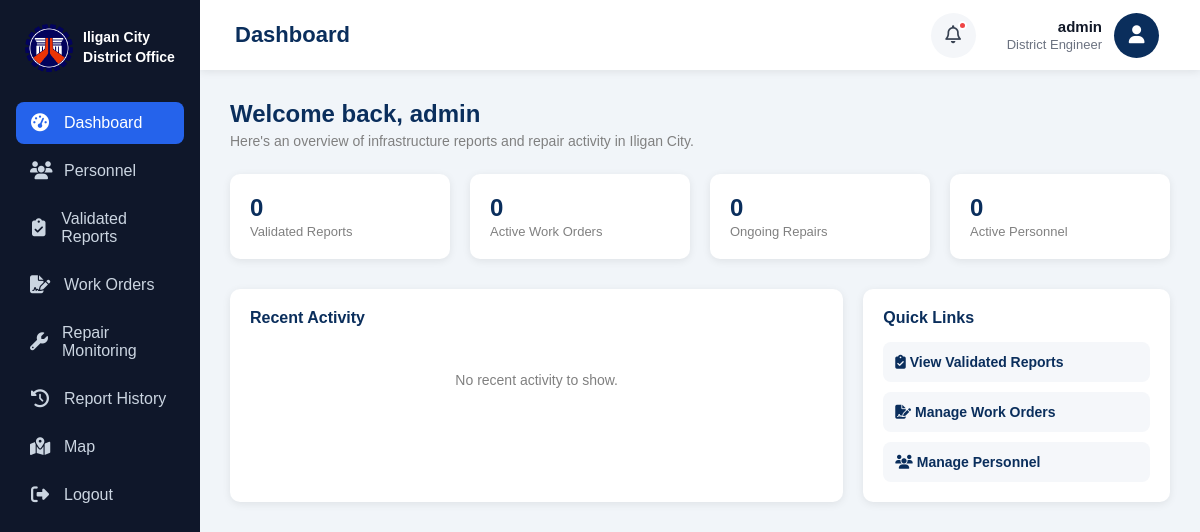
Page /district-dashboard/ (signed in) on the committed database.
### users/models.py (models this page shows, shortened)
class User(AbstractUser):
    ROLE_CHOICES = [
        ("district_engineer", "District Engineer"),
        ("fru", "FRU Personnel"),
        ("field_engineer", "Field Engineer"),
        ("citizen", "Citizen"),
    ]
    email = models.EmailField(unique=True)
    role = models.CharField(
        max_length=30,
        choices=ROLE_CHOICES
    )
    created_at = models.DateTimeField(auto_now_add=True)
    REQUIRED_FIELDS = ["email", "role"]

### users/views.py (the view)
# urls.py: path("district-dashboard/", views.district_dashboard, name="district_dashboard"),
@login_required
def district_dashboard(request):
    return render(request, "users/district/district_dashboard.html")

### users/templates/users/district/district_dashboard.html (shortened to what this page needs)
{% extends "users/master.html" %}
{% block page_title %}
Dashboard
{% endblock %}
{% block content %}
<div class="welcome-banner">
    <h2>Welcome back, {{ request.user.first_name|default:request.user.username }}</h2>
    <p>Here's an overview of infrastructure reports and repair activity in Iligan City.</p>
</div>
<div class="stats-grid">
    <div class="stat-card">
        <div class="stat-info">
            <h3>{{ validated_reports_count|default:"0" }}</h3>
            <p>Validated Reports</p>
        </div>
    </div>
    <div class="stat-card">
        <div class="stat-info">
            <h3>{{ work_orders_count|default:"0" }}</h3>
            <p>Active Work Orders</p>
        </div>
    </div>
    <div class="stat-card">
        <div class="stat-info">
            <h3>{{ ongoing_repairs_count|default:"0" }}</h3>
            <p>Ongoing Repairs</p>
        </div>
    </div>
    <div class="stat-card">
        <div class="stat-info">
            <h3>{{ personnel_count|default:"0" }}</h3>
            <p>Active Personnel</p>
        </div>
    </div>
</div>
<div class="panels-grid">
    <div class="panel">
        <h4>Recent Activity</h4>
        {% for activity in recent_activity %}
        <div class="activity-item">
            <span>{{ activity.description }}</span>
            <span>{{ activity.timestamp }}</span>
        </div>
        {% empty %}
        <div class="empty-panel">
            No recent activity to show.
        </div>
        {% endfor %}
    </div>
    <div class="panel">
        <h4>Quick Links</h4>
        <a href="{% url 'validated_reports' %}" class="quick-link">
            <i class="fa-solid fa-clipboard-check"></i> View Validated Reports
        </a>
        <a href="{% url 'work_orders' %}" class="quick-link">
            <i class="fa-solid fa-file-signature"></i> Manage Work Orders
        </a>
        <a href="{% url 'personnel' %}" class="quick-link">
            <i class="fa-solid fa-users"></i> Manage Personnel
        </a>
    </div>
</div>
{% endblock %}

### users/templates/users/components/navbar.html (shortened to what this page needs)
<div class="navbar-right">
    <button class="notification-btn">
        <i class="fa-regular fa-bell"></i>
        <span class="notification-dot"></span>
    </button>
    <div class="profile">
        <div class="profile-info">
            <h4>{{ request.user.get_full_name|default:request.user.username }}</h4>
            <small>{{ request.user.get_role_display }}</small>
        </div>
        <div class="profile-icon">
            <i class="fa-solid fa-user"></i>
        </div>
    </div>
</div>

### users/templates/users/master.html (style rules this page uses)
* { margin: 0; padding: 0; box-sizing: border-box; font-family: Arial, Helvetica, sans-serif; }
body { background: #F4F6F9; }

### users/templates/users/district/district_dashboard.html (style rules this page uses)
.welcome-banner { margin-bottom:25px; }
.welcome-banner h2 { color:#0A2E5C; margin-bottom:5px; }
.welcome-banner p { color:gray; font-size:14px; }
.stats-grid { display:grid; grid-template-columns:repeat(4, 1fr); gap:20px; margin-bottom:30px; }
.stat-card { background:white; border-radius:10px; box-shadow:0 2px 8px rgba(0,0,0,.08); padding:20px; display:flex; align-items:center; gap:15px; }
.stat-info h3 { font-size:24px; color:#0A2E5C; margin-bottom:2px; }
.stat-info p { font-size:13px; color:gray; }
.panels-grid { display:grid; grid-template-columns:2fr 1fr; gap:20px; }
.panel { background:white; border-radius:10px; box-shadow:0 2px 8px rgba(0,0,0,.08); padding:20px; }
.panel h4 { color:#0A2E5C; margin-bottom:15px; }
.empty-panel { text-align:center; color:gray; padding:30px 0; font-size:14px; }
.quick-link { display:block; padding:12px; border-radius:8px; background:#f5f7fa; color:#0A2E5C; text-decoration:none; font-weight:bold; font-size:14px; margin-bottom:10px; transition:.2s; }
.quick-link:last-child { margin-bottom:0; }

### users/templates/users/components/sidebar.html (style rules this page uses)
* { box-sizing: border-box; margin: 0; padding: 0; }
body { font-family: Arial, Helvetica, sans-serif; min-height: 100vh; background-color: #f1f5f9; }

### users/templates/users/components/navbar.html (style rules this page uses)
.navbar-right { display: flex; align-items: center; gap: 25px; }
.notification-btn { position: relative; border: none; background: #F4F6F9; width: 45px; height: 45px; border-radius: 50%; cursor: pointer; font-size: 18px; color: #374151; display: flex; justify-content: center; align-items: center; transition: background-color 0.2s; }
.notification-dot { position: absolute; top: 8px; right: 9px; width: 9px; height: 9px; background: #EF4444; border-radius: 50%; border: 2px solid white; }
.profile { display: flex; align-items: center; gap: 12px; cursor: pointer; padding: 6px; border-radius: 10px; transition: background-color 0.2s; }
.profile-info { text-align: right; }
.profile-info h4 { font-size: 15px; color: #111827; font-weight: 600; }
.profile-info small { color: #6B7280; font-size: 13px; }
.profile-icon { width: 45px; height: 45px; border-radius: 50%; background: #0A2E5C; color: white; display: flex; justify-content: center; align-items: center; font-size: 18px; flex-shrink: 0; }

### rows in the picture
User: user.get_full_name "admin", user.role "District Engineer", user.first_name "admin"

### other values in the picture
{{ validated_reports_count|default:"0" }} "0"
{{ work_orders_count|default:"0" }} "0"
{{ ongoing_repairs_count|default:"0" }} "0"
{{ personnel_count|default:"0" }} "0"
